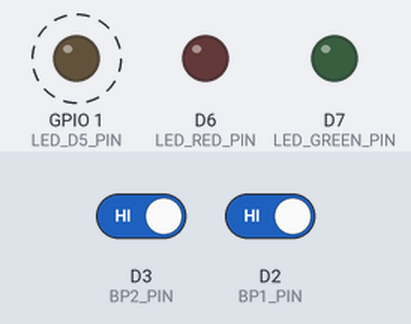
Bench run of a sketch on a simulated ESP8266 (NodeMCU). Parts: output pins drawn as LEDs (lit = HIGH). Dashed ring = blinking. The test bench sets the inputs (shaded band); at power-on: D3 (BP2_PIN) HIGH, D2 (BP1_PIN) HIGH.

Above: at 1.2 s.
1.3 s: D3 (BP2_PIN) driven LOW
At 2.3 s:
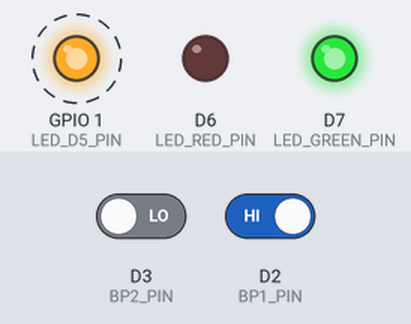
4.3 s: D2 (BP1_PIN) driven LOW
At 4.8 s:
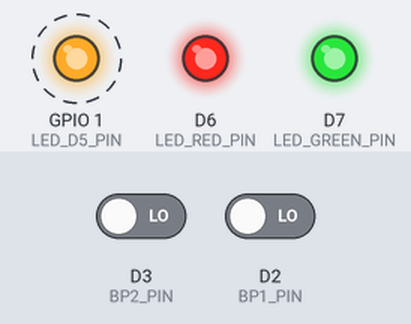
At 8.8 s:
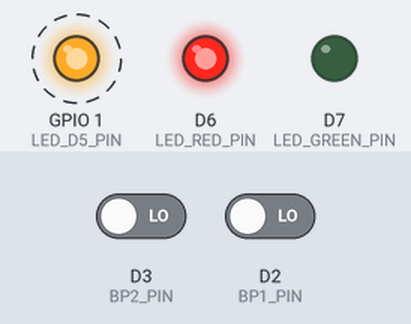
Timing chart, 0 to 13.3 s (numbered marks = the images above; inputs shaded):
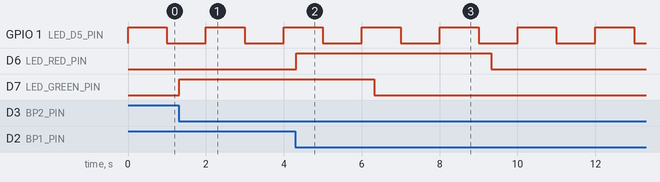

Measured:
- after the input at 1.3 s, D7 (LED_GREEN_PIN): LOW → HIGH at once
- after the input at 4.3 s, D6 (LED_RED_PIN): LOW → HIGH at once, → LOW 5.0 s later
- by itself, GPIO 1 (LED_D5_PIN): alternates HIGH for 1.0 s and LOW for 1.0 s

The sketch:

Prog12.ino
```cpp
// TP1 - PROG12

#define LED_D5_PIN D10
#define T_LED_D5 2000
#define LED_RED_PIN D6
#define LED_GREEN_PIN D7

#define BP1_PIN D2
#define BP2_PIN D3
#define T_BP 30

#define STATE_10 10
#define STATE_11 11
#define STATE_12 12

#define STATE_20 20
#define STATE_21 21
#define STATE_22 22

#define DT 5000

long time, previousTimeBp1, previousTimeBp2, timeEnteringState12, timeEnteringState22, timeEnd2;
bool bp1Pushed, bp2Pushed, enteringState12, enteringState22, end1, end2;
int bp1, bp2, lastBp1, lastBp2;

byte currentState1 = STATE_10;
byte currentState2 = STATE_20;

void setup() {
  pinMode(LED_D5_PIN, OUTPUT);
  pinMode(LED_RED_PIN, OUTPUT);
  pinMode(LED_GREEN_PIN, OUTPUT);
  pinMode(BP1_PIN, INPUT);
  pinMode(BP2_PIN, INPUT);
  lastBp1 = 1;
  lastBp2 = 1;
  previousTimeBp1 = -T_BP;
  previousTimeBp2 = -T_BP;
}

void loop() {
  time = millis();
  // Acquisition bouton 1 front montant
  bp1Pushed = false;
  if(time - previousTimeBp1 >= T_BP) {
    bp1 = digitalRead(BP1_PIN);
    if(bp1 == 0 && lastBp1 == 1) bp1Pushed = true;
    lastBp1 = bp1;
    previousTimeBp1 = time;
  }
  // Acquisition bouton 2 front montant
  bp2Pushed = false;
  if(time - previousTimeBp2 >= T_BP) {
    bp2 = digitalRead(BP2_PIN);
    if(bp2 == 0 && lastBp2 == 1) bp2Pushed = true;
    lastBp2 = bp2;
    previousTimeBp2 = time;
  }
  // Gestion changement d'état grafcet 1
  if(currentState1 == STATE_10) currentState1 = STATE_11;
  else if(currentState1 == STATE_11 && bp1Pushed) currentState1 = STATE_12;
  else if(currentState1 == STATE_12 && (bp1Pushed || end1)) currentState1 = STATE_10;
  // Exécution des actions grafcet 1
  switch(currentState1) {
    case STATE_11:
      digitalWrite(LED_RED_PIN, LOW);
      enteringState12 = true;
      end1 = false;
      break;
    case STATE_12:
      if(enteringState12) timeEnteringState12 = time;
      enteringState12 = false;
      end1 = (time - timeEnteringState12) > DT ? true : false;
      digitalWrite(LED_RED_PIN, HIGH);
      break;
  }
  // Gestion changement d'état grafcet 2
  if(currentState2 == STATE_20) currentState2 = STATE_21;
  else if(currentState2 == STATE_21 && bp2Pushed) currentState2 = STATE_22;
  else if(currentState2 == STATE_22 && end2) currentState2 = STATE_20;
  // Exécution des actions grafcet 2
  switch(currentState2) {
    case STATE_21:
      digitalWrite(LED_GREEN_PIN, LOW);
      enteringState22 = true;
      end2 = false;
      break;
    case STATE_22:
      if(enteringState22) {
        timeEnteringState22 = time;
        timeEnd2 = timeEnteringState22 + DT;
      } else if(bp2Pushed) timeEnd2 = timeEnd2 + DT;
      enteringState22 = false;
      end2 = time > timeEnd2 ? true : false;
      digitalWrite(LED_GREEN_PIN, HIGH);
      break;
  }
  // Led de vie
  blinkLed();
}

void blinkLed() {
  static unsigned int compute;
  compute = time % T_LED_D5; // Reste de la division entière
  if(compute < T_LED_D5/2) digitalWrite(LED_D5_PIN, HIGH);
  else digitalWrite(LED_D5_PIN, LOW);
}
```
